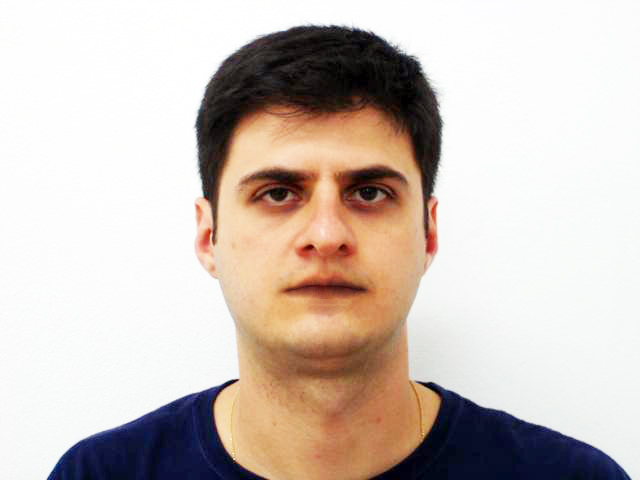
%> input picture Image 1.jpg, 640 x 480 px; its folder holds only this picture in this run
$ octave picture_analyzing.m   (GNU Octave 9; MATLAB toolbox functions it lacks are replaced by stand-ins)
%> lines starting %> are read from the running program, lines starting %| are printed output that depends on the picture; in (x1, y1, x2, y2) boxes, pixels count from 0 and x2, y2 are one past the last pixel; in counts of white or black regions, pixels touching at a corner belong together; the program's own positions count from 1
%%  ai Project - lip detecting
%% programmer : /\/ /\ S t /\ R /\ /\/  |-| /\ |< i m i 90521121
%%  this is testing for opening image
% [8 lines of commented-out code are left out]
for k=1:43

face=imread(sprintf('Image %d.jpg',k));
%> face is the input picture: size 480x640x3 uint8; mean R, G, B 206.6, 194.6, 187.1
%imwrite(face,sprintf('Image %d.jpg',k));

iptsetpref ImshowBorder tight
imshow(face)


%%
%{
%%top hat filtering
top_hat=imtophat(face,strel('disk',15));
figure,imshow(top_hat);


%% bottom hot filtering

bottom_hot=imbothat(face,strel('disk',15));
figure,imshow(bottom_hot);


%}


%% subtract these two images

 sub_face=imsubtract(imadd(face,imtophat(face,strel('disk',15))),imbothat(face,strel('disk',15)));
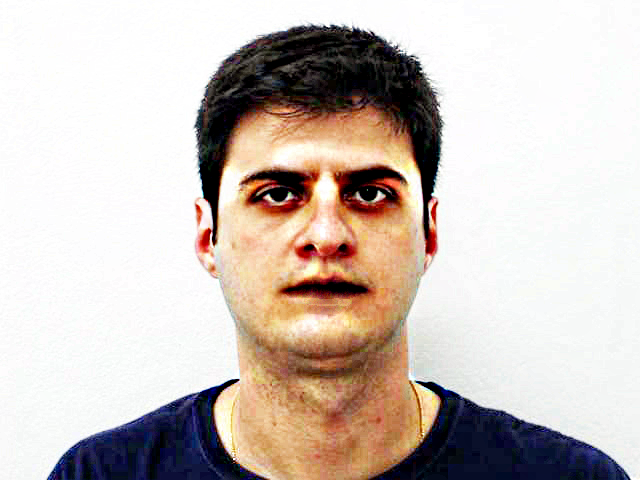
%> sub_face: size 480x640x3 uint8; mean R, G, B 205.5, 194.3, 187.7
 imshow(sub_face);
 imwrite(sub_face,'1.jpg');
%% constract

sub_face=im2bw(sub_face,0.5);
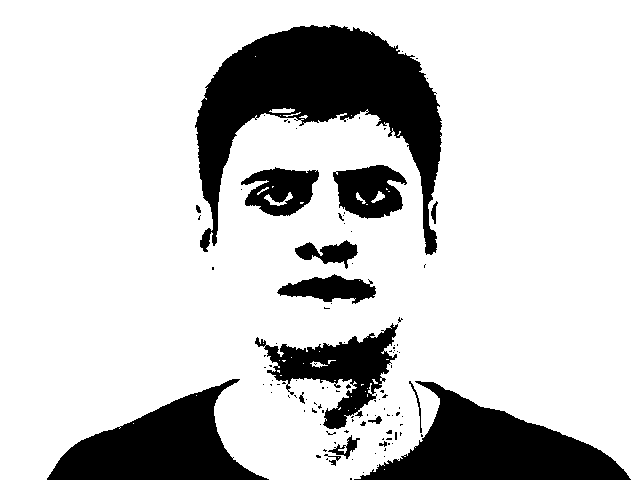
%> sub_face: size 480x640 logical; 80.2% white; 111 black regions (95 under 20 px), largest, box (x1, y1, x2, y2) and area: (195, 25, 442, 255) 22787, (354, 381, 631, 480) 12677, (47, 379, 269, 480) 10868
sub_face=uint8(sub_face)*255;
 imshow(sub_face);
   imwrite(sub_face,'2.jpg');
  %% complement the image
  complement=~(sub_face);
  imshow(complement);
  complement=uint8(complement)*255;
 % face=complement;
   imwrite(complement,'3.jpg');
  %% clear edges


  face_clear=imextendedmax(complement,80);
     imwrite(face,'4.jpg');
  %imshow(face_clear);

  face=imimposemin(sub_face,face_clear);
  %imshow(face);

  imwrite(face,'5.jpg');

  %% morphology step 5 and step 6

  face=bwmorph(face,'fill');
%> face: size 480x640 logical; 80.2% white; 75 black regions (59 under 20 px), largest, box (x1, y1, x2, y2) and area: (195, 25, 442, 255) 22785, (354, 381, 631, 480) 12676, (47, 379, 269, 480) 10867

    imwrite(face,'6.jpg');
 % [8 lines of commented-out code are left out]
 face=bwareaopen(face,5050);
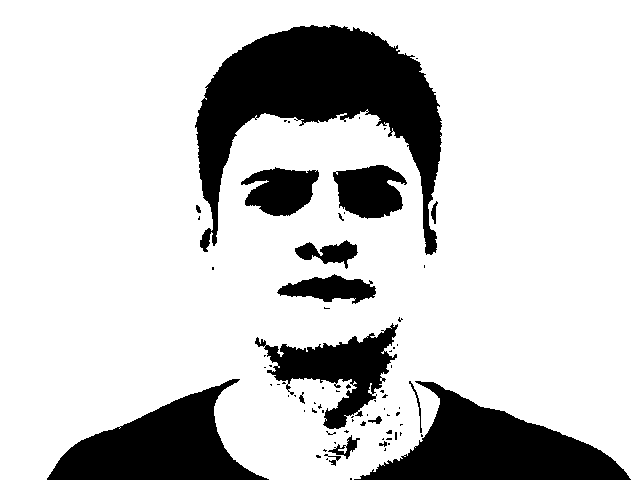
%> face: size 480x640 logical; 80.1% white; 75 black regions (59 under 20 px), largest, box (x1, y1, x2, y2) and area: (195, 25, 442, 255) 22936, (354, 381, 631, 480) 12677, (47, 379, 269, 480) 10869
   imwrite(face,'8.jpg');
% imshow(face);
 x=face;
  j=fspecial('motion',10);

  h=fspecial('disk',4);

  x=imfilter(x,h,'replicate');
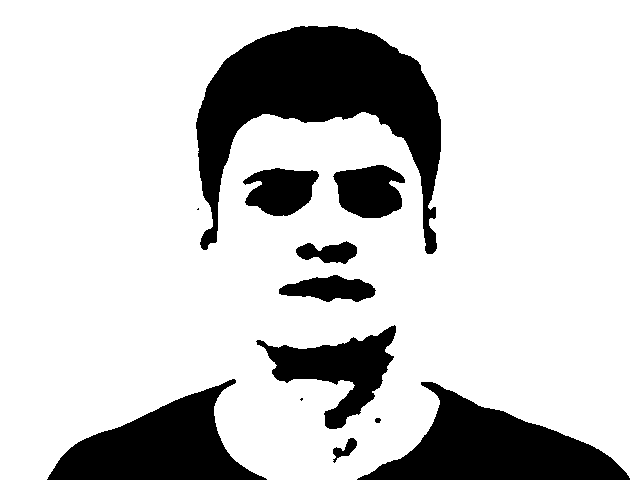
%> x: size 480x640 logical; 80.3% white; 12 black regions (2 under 20 px), largest, box (x1, y1, x2, y2) and area: (196, 26, 441, 254) 23024, (357, 382, 630, 480) 12668, (47, 379, 267, 480) 10860
   x=imfilter(x,j,'replicate');
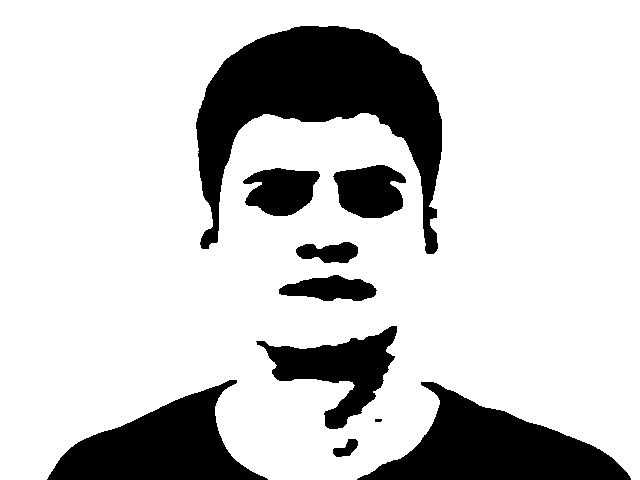
%> x: size 480x640 logical; 80% white; 10 black regions, largest, box (x1, y1, x2, y2) and area: (196, 26, 442, 254) 23400, (357, 382, 631, 480) 12766, (47, 380, 268, 480) 10957
     imwrite(x,'9.jpg');
 % imshow(x);


  face=x;

  face=imcomplement(face);
%> (the run ends here)
